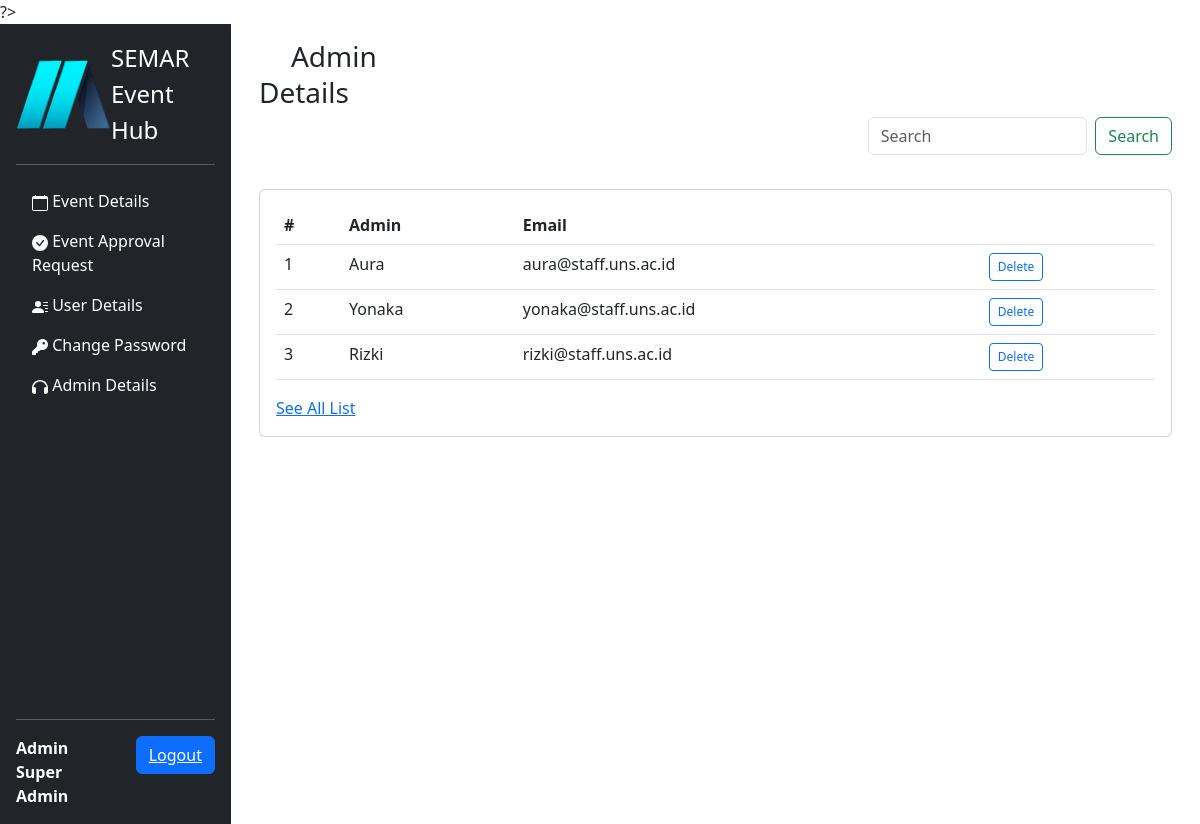
The page /admin_admindetails.php (signed in) on the database its author committed.
### tables this page shows
CREATE TABLE `admin_seh` (
  `id_admin` int(11) NOT NULL,
  `nama` varchar(100) NOT NULL,
  `email` varchar(100) NOT NULL,
  `password` varchar(100) NOT NULL,
  `status` tinyint(1) DEFAULT NULL
);

### functions.php (called while the page is built, shortened)
<?php
$conn = mysqli_connect("localhost","root", "", "seh");
function query($query) {
	global $conn;
	$result = mysqli_query($conn, $query);
	$rows = [];
	while ($row = mysqli_fetch_assoc($result)) {
		$rows[] = $row;
	}
	return $rows;
}
 ?>

### admin_admindetails.php (the view, shortened to what this page needs)
<?php
require 'functions.php';
$admin = query("SELECT * FROM admin_seh WHERE status = 0");
if ($_SESSION['id_admin'] == 9) { ?>
<!DOCTYPE html>
<html lang="en">
<head>
    <link href="https://cdn.jsdelivr.net/npm/bootstrap@5.3.0-alpha3/dist/css/bootstrap.min.css" rel="stylesheet">
</head>
<body>
<main class="d-flex flex-nowrap">
    <div class="d-flex flex-column vh-100 p-3 text-bg-dark sticky-top" style="width: 280px;">
        <a href="admindashboard.php" class="d-flex align-items-center mb-3 mb-md-0 me-md-auto text-white text-decoration-none">
            <img src="img/Logogbr.png">
            <span class="fs-4">SEMAR Event Hub</span>
        </a>
        <hr>
        <ul class="nav nav-pills flex-column mb-auto">
            <li class="nav-item">
                <a href="eventdetails.php" class="nav-link text-white">
                    Event Details
                </a>
            </li>
            <li>
                <a href="eventrequest.php" class="nav-link text-white text-wrap">
                    Event Approval Request
                </a>
            </li>
            <li>
                <a href="admin_userdetails.php" class="nav-link text-white">
                    User Details
                </a>
            </li>
            <li>
                <a href="admin-change-password.php" class="nav-link text-white">
                  Change Password
                </a>
              </li>
            <li>
                <a href="admin_admindetails.php" class="nav-link text-white">
                  Admin Details
                </a>
              </li>
        </ul>
        <hr>
        <div class="row">
            <div class="col text-start align-self-center">
                <?php
          require'config.php';
          $query = mysqli_query($conn, "SELECT * FROM `admin_seh` WHERE `id_admin`='$_SESSION[id_admin]'") or die(mysqli_error());
          $fetch = mysqli_fetch_array($query);
        ?>
        <strong> Admin  <?= $fetch['nama'] ?></strong>
            </div>
            <div class="col float-end">
                <button class="btn btn-primary float-end">
                    <a href="admin_logout.php" style="color:#ffffff;">Logout</a></button>
            </div>
        </div>
    </div>
    <div class="page-wrapper w-100 p-3">
        <div class="container-fluid">
            <div class="row page-titles  ">
                <div class="col-3">
                    <h3 class="text-themecolor">
                        Admin Details
                    </h3>
                </div>
            </div>
            <div class="col-4" style="float:right;">
            <form class="d-flex" role="search" action="" method="post">
                <input class="form-control me-2" type="search" name="keyword" size="40" placeholder="Search" aria-label="Search" autocomplete="off">
                <button class="btn btn-outline-success" type="submit" name="cari">Search</button>
            </form>
            </div>
            <br>
<br>
            <br>
            <div class="row">
                <div class="col-12">
                    <div class="card">
                        <div class="card-body">
                            <div class="table-responsive">
                                <table class="table">
                                    <thead>
                                    <tr>
                                        <th>#</th>
                                        <th>Admin</th>
                                        <th>Email</th>
                                        <th></th>
                                    </tr>
                                    </thead>
                                        <tbody >
                                            <?php $i = 1; ?>
                                            <?php foreach ($admin as $row) : ?>
                                            <tr class="clickable"
                                                onclick="window.location='#'">
                                                <td><?= $i; ?></td>
                                                <td><?= $row["nama"]; ?></td>
                                                <td><?= $row["email"]; ?></td>
                                                <td>
                                                    <a href="admin_hapusadminlist.php?id=<?= $row['id_admin']; ?>"><button type='button' style='font-size: 12px;' class='btn btn-outline-primary btn-sm'>Delete</button></a>
                                                </td>
                                            </tr>
                                            <?php $i++; ?>
                                            <?php endforeach ?>
                                        </tbody>
                                </table>
                                <nav class="list">
                                    <a href="admin_admindetails.php" style="text-align:center;"> See All List</a>
                                 </nav>
                            </div>
                        </div>
                    </div>
                </div>
            </div>
        </div>
    </div>
</main>
</body>
</html>
<?php
}?>

### admin_admindetails.php (style rules this page uses)
svg { fill:#ffffff }

### rows shown on the page
admin_seh: nama "Super Admin"
admin_seh: nama "Aura", email "aura@staff.uns.ac.id"
admin_seh: nama "Yonaka", email "yonaka@staff.uns.ac.id"
admin_seh: nama "Rizki", email "rizki@staff.uns.ac.id"
